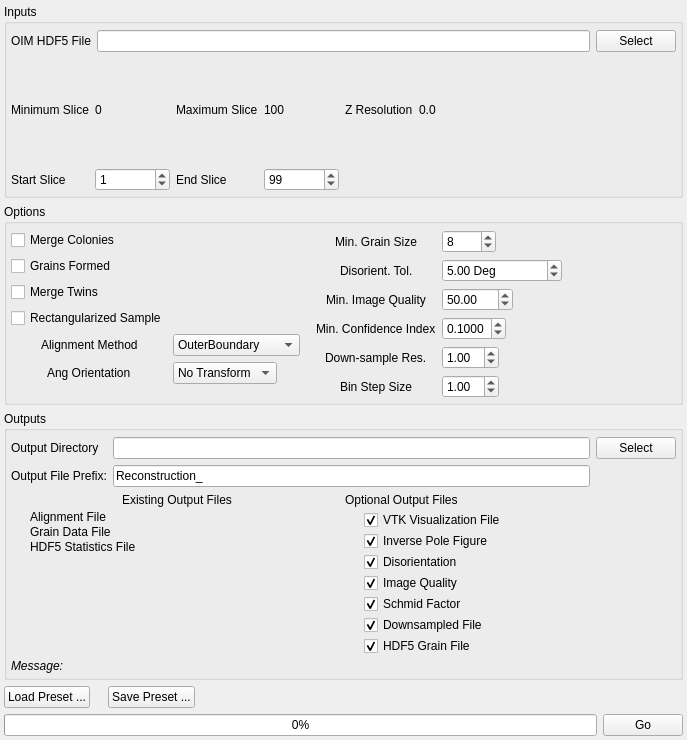
<?xml version="1.0" encoding="UTF-8"?>
<ui version="4.0">
 <class>ReconstructionWidget</class>
 <widget class="QWidget" name="ReconstructionWidget">
  <property name="geometry">
   <rect>
    <x>0</x>
    <y>0</y>
    <width>687</width>
    <height>740</height>
   </rect>
  </property>
  <property name="sizePolicy">
   <sizepolicy hsizetype="Expanding" vsizetype="Expanding">
    <horstretch>0</horstretch>
    <verstretch>0</verstretch>
   </sizepolicy>
  </property>
  <property name="windowTitle">
   <string>Form</string>
  </property>
  <layout class="QVBoxLayout" name="verticalLayout_2">
   <property name="margin">
    <number>4</number>
   </property>
   <item>
    <widget class="QGroupBox" name="groupBox_3">
     <property name="title">
      <string>Inputs</string>
     </property>
     <layout class="QVBoxLayout" name="verticalLayout_3">
      <property name="spacing">
       <number>6</number>
      </property>
      <property name="leftMargin">
       <number>4</number>
      </property>
      <property name="topMargin">
       <number>6</number>
      </property>
      <property name="rightMargin">
       <number>4</number>
      </property>
      <property name="bottomMargin">
       <number>4</number>
      </property>
      <item>
       <layout class="QGridLayout" name="gridLayout_2">
        <item row="1" column="1">
         <widget class="QLabel" name="label">
          <property name="text">
           <string>OIM HDF5 File</string>
          </property>
         </widget>
        </item>
        <item row="1" column="2">
         <widget class="QLineEdit" name="m_H5InputFile"/>
        </item>
        <item row="1" column="3">
         <widget class="QPushButton" name="m_OIMH5Btn">
          <property name="text">
           <string>Select</string>
          </property>
         </widget>
        </item>
       </layout>
      </item>
      <item>
       <layout class="QGridLayout" name="gridLayout_3">
        <item row="1" column="0">
         <widget class="QLabel" name="label_5">
          <property name="text">
           <string>Start Slice</string>
          </property>
         </widget>
        </item>
        <item row="0" column="0">
         <widget class="QLabel" name="label_7">
          <property name="text">
           <string>Minimum Slice</string>
          </property>
         </widget>
        </item>
        <item row="0" column="1">
         <widget class="QLabel" name="m_ZMin">
          <property name="text">
           <string>0</string>
          </property>
         </widget>
        </item>
        <item row="1" column="1">
         <widget class="QSpinBox" name="m_ZStartIndex">
          <property name="minimumSize">
           <size>
            <width>75</width>
            <height>0</height>
           </size>
          </property>
          <property name="maximum">
           <number>100000</number>
          </property>
          <property name="value">
           <number>1</number>
          </property>
         </widget>
        </item>
        <item row="0" column="6" rowspan="2">
         <spacer name="horizontalSpacer_2">
          <property name="orientation">
           <enum>Qt::Horizontal</enum>
          </property>
          <property name="sizeHint" stdset="0">
           <size>
            <width>40</width>
            <height>20</height>
           </size>
          </property>
         </spacer>
        </item>
        <item row="0" column="2">
         <widget class="QLabel" name="label_54">
          <property name="text">
           <string>Maximum Slice</string>
          </property>
         </widget>
        </item>
        <item row="1" column="2">
         <widget class="QLabel" name="label_6">
          <property name="text">
           <string>End Slice</string>
          </property>
         </widget>
        </item>
        <item row="0" column="3">
         <widget class="QLabel" name="m_ZMax">
          <property name="text">
           <string>100</string>
          </property>
         </widget>
        </item>
        <item row="1" column="3">
         <widget class="QSpinBox" name="m_ZEndIndex">
          <property name="minimumSize">
           <size>
            <width>75</width>
            <height>0</height>
           </size>
          </property>
          <property name="maximum">
           <number>1000000</number>
          </property>
          <property name="value">
           <number>99</number>
          </property>
         </widget>
        </item>
        <item row="0" column="4">
         <widget class="QLabel" name="m_ZMax_2">
          <property name="text">
           <string>Z Resolution</string>
          </property>
         </widget>
        </item>
        <item row="0" column="5">
         <widget class="QLabel" name="m_ZRes">
          <property name="text">
           <string>0.0</string>
          </property>
         </widget>
        </item>
       </layout>
      </item>
     </layout>
    </widget>
   </item>
   <item>
    <widget class="QGroupBox" name="groupBox_2">
     <property name="title">
      <string>Options</string>
     </property>
     <layout class="QVBoxLayout" name="verticalLayout_6">
      <property name="spacing">
       <number>6</number>
      </property>
      <property name="leftMargin">
       <number>4</number>
      </property>
      <property name="topMargin">
       <number>6</number>
      </property>
      <property name="rightMargin">
       <number>4</number>
      </property>
      <property name="bottomMargin">
       <number>4</number>
      </property>
      <item>
       <layout class="QGridLayout" name="gridLayout_12">
        <item row="0" column="1" rowspan="6">
         <layout class="QFormLayout" name="formLayout_5">
          <property name="fieldGrowthPolicy">
           <enum>QFormLayout::FieldsStayAtSizeHint</enum>
          </property>
          <property name="labelAlignment">
           <set>Qt::AlignCenter</set>
          </property>
          <property name="horizontalSpacing">
           <number>6</number>
          </property>
          <property name="verticalSpacing">
           <number>6</number>
          </property>
          <property name="rightMargin">
           <number>10</number>
          </property>
          <item row="2" column="0">
           <widget class="QCheckBox" name="m_MergeColonies">
            <property name="text">
             <string>Merge Colonies</string>
            </property>
           </widget>
          </item>
          <item row="3" column="0">
           <widget class="QCheckBox" name="m_AlreadyFormed">
            <property name="text">
             <string>Grains Formed</string>
            </property>
           </widget>
          </item>
          <item row="4" column="0">
           <widget class="QCheckBox" name="m_MergeTwins">
            <property name="text">
             <string>Merge Twins</string>
            </property>
           </widget>
          </item>
          <item row="5" column="0">
           <widget class="QCheckBox" name="m_FillinSample">
            <property name="text">
             <string>Rectangularized Sample</string>
            </property>
           </widget>
          </item>
          <item row="6" column="0">
           <widget class="QLabel" name="label_34">
            <property name="text">
             <string>Alignment Method</string>
            </property>
           </widget>
          </item>
          <item row="6" column="1">
           <widget class="QComboBox" name="m_AlignMeth">
            <item>
             <property name="text">
              <string>OuterBoundary</string>
             </property>
            </item>
            <item>
             <property name="text">
              <string>Misorientation</string>
             </property>
            </item>
            <item>
             <property name="text">
              <string>MutualInformation</string>
             </property>
            </item>
           </widget>
          </item>
          <item row="7" column="0">
           <widget class="QLabel" name="label_3">
            <property name="text">
             <string>Ang Orientation</string>
            </property>
           </widget>
          </item>
          <item row="7" column="1">
           <widget class="QComboBox" name="m_Orientation">
            <property name="currentIndex">
             <number>4</number>
            </property>
            <item>
             <property name="text">
              <string>Upper Right</string>
             </property>
            </item>
            <item>
             <property name="text">
              <string>Upper Left</string>
             </property>
            </item>
            <item>
             <property name="text">
              <string>Lower Left</string>
             </property>
            </item>
            <item>
             <property name="text">
              <string>Lower Right</string>
             </property>
            </item>
            <item>
             <property name="text">
              <string>No Transform</string>
             </property>
            </item>
           </widget>
          </item>
         </layout>
        </item>
        <item row="0" column="3" rowspan="6">
         <spacer name="horizontalSpacer">
          <property name="orientation">
           <enum>Qt::Horizontal</enum>
          </property>
          <property name="sizeHint" stdset="0">
           <size>
            <width>40</width>
            <height>20</height>
           </size>
          </property>
         </spacer>
        </item>
        <item row="0" column="2" rowspan="6">
         <layout class="QFormLayout" name="formLayout_3">
          <property name="fieldGrowthPolicy">
           <enum>QFormLayout::ExpandingFieldsGrow</enum>
          </property>
          <property name="labelAlignment">
           <set>Qt::AlignCenter</set>
          </property>
          <property name="horizontalSpacing">
           <number>6</number>
          </property>
          <property name="verticalSpacing">
           <number>6</number>
          </property>
          <property name="rightMargin">
           <number>10</number>
          </property>
          <item row="2" column="1">
           <widget class="QDoubleSpinBox" name="m_MisOrientationTolerance">
            <property name="minimumSize">
             <size>
              <width>120</width>
              <height>0</height>
             </size>
            </property>
            <property name="suffix">
             <string> Deg</string>
            </property>
            <property name="decimals">
             <number>2</number>
            </property>
            <property name="maximum">
             <double>180.000000000000000</double>
            </property>
            <property name="singleStep">
             <double>1.000000000000000</double>
            </property>
            <property name="value">
             <double>5.000000000000000</double>
            </property>
           </widget>
          </item>
          <item row="4" column="1">
           <widget class="QDoubleSpinBox" name="m_MinConfidence">
            <property name="decimals">
             <number>4</number>
            </property>
            <property name="maximum">
             <double>1.000000000000000</double>
            </property>
            <property name="singleStep">
             <double>0.100000000000000</double>
            </property>
            <property name="value">
             <double>0.100000000000000</double>
            </property>
           </widget>
          </item>
          <item row="5" column="1">
           <widget class="QDoubleSpinBox" name="m_DownSampleFactor">
            <property name="value">
             <double>1.000000000000000</double>
            </property>
           </widget>
          </item>
          <item row="6" column="1">
           <widget class="QDoubleSpinBox" name="m_BinStepSize">
            <property name="value">
             <double>1.000000000000000</double>
            </property>
           </widget>
          </item>
          <item row="2" column="0">
           <widget class="QLabel" name="label_10">
            <property name="text">
             <string>Disorient. Tol.</string>
            </property>
           </widget>
          </item>
          <item row="4" column="0">
           <widget class="QLabel" name="label_9">
            <property name="text">
             <string>Min. Confidence Index</string>
            </property>
           </widget>
          </item>
          <item row="5" column="0">
           <widget class="QLabel" name="label_46">
            <property name="text">
             <string>Down-sample Res.</string>
            </property>
           </widget>
          </item>
          <item row="6" column="0">
           <widget class="QLabel" name="label_59">
            <property name="text">
             <string>Bin Step Size</string>
            </property>
           </widget>
          </item>
          <item row="3" column="0">
           <widget class="QLabel" name="label_31">
            <property name="text">
             <string>Min. Image Quality</string>
            </property>
           </widget>
          </item>
          <item row="1" column="0">
           <widget class="QLabel" name="label_8">
            <property name="text">
             <string>Min. Grain Size</string>
            </property>
           </widget>
          </item>
          <item row="3" column="1">
           <widget class="QDoubleSpinBox" name="m_MinImageQuality">
            <property name="maximum">
             <double>5000.000000000000000</double>
            </property>
            <property name="singleStep">
             <double>10.000000000000000</double>
            </property>
            <property name="value">
             <double>50.000000000000000</double>
            </property>
           </widget>
          </item>
          <item row="1" column="1">
           <widget class="QSpinBox" name="m_MinAllowedGrainSize">
            <property name="minimum">
             <number>1</number>
            </property>
            <property name="maximum">
             <number>1000</number>
            </property>
            <property name="value">
             <number>8</number>
            </property>
           </widget>
          </item>
         </layout>
        </item>
       </layout>
      </item>
     </layout>
    </widget>
   </item>
   <item>
    <widget class="QGroupBox" name="groupBox">
     <property name="title">
      <string>Outputs</string>
     </property>
     <layout class="QVBoxLayout" name="verticalLayout">
      <property name="spacing">
       <number>6</number>
      </property>
      <property name="leftMargin">
       <number>4</number>
      </property>
      <property name="topMargin">
       <number>6</number>
      </property>
      <property name="rightMargin">
       <number>4</number>
      </property>
      <property name="bottomMargin">
       <number>4</number>
      </property>
      <item>
       <layout class="QGridLayout" name="gridLayout">
        <item row="0" column="0">
         <widget class="QLabel" name="label_2">
          <property name="text">
           <string>Output Directory</string>
          </property>
         </widget>
        </item>
        <item row="0" column="1">
         <widget class="QLineEdit" name="m_OutputDir"/>
        </item>
        <item row="0" column="2">
         <widget class="QPushButton" name="m_OutputDirBtn">
          <property name="text">
           <string>Select</string>
          </property>
         </widget>
        </item>
        <item row="1" column="0">
         <widget class="QLabel" name="label_4">
          <property name="text">
           <string>Output File Prefix:</string>
          </property>
         </widget>
        </item>
        <item row="1" column="1">
         <widget class="QLineEdit" name="m_OutputFilePrefix">
          <property name="text">
           <string>Reconstruction_</string>
          </property>
         </widget>
        </item>
       </layout>
      </item>
      <item>
       <layout class="QGridLayout" name="gridLayout_4">
        <property name="horizontalSpacing">
         <number>2</number>
        </property>
        <property name="verticalSpacing">
         <number>3</number>
        </property>
        <item row="0" column="0">
         <widget class="QLabel" name="label_12">
          <property name="text">
           <string>Existing Output Files</string>
          </property>
          <property name="alignment">
           <set>Qt::AlignCenter</set>
          </property>
         </widget>
        </item>
        <item row="1" column="0">
         <layout class="QFormLayout" name="formLayout_2">
          <property name="fieldGrowthPolicy">
           <enum>QFormLayout::FieldsStayAtSizeHint</enum>
          </property>
          <property name="labelAlignment">
           <set>Qt::AlignCenter</set>
          </property>
          <property name="horizontalSpacing">
           <number>12</number>
          </property>
          <property name="verticalSpacing">
           <number>1</number>
          </property>
          <item row="1" column="0">
           <widget class="QLabel" name="m_AlignmentFileIcon">
            <property name="text">
             <string/>
            </property>
            <property name="pixmap">
             <pixmap resource="../../../../Resources/icons/images/Icons.qrc">:/Delete-16x16.png</pixmap>
            </property>
           </widget>
          </item>
          <item row="1" column="1">
           <widget class="QLabel" name="m_AlignmentFile">
            <property name="text">
             <string>Alignment File</string>
            </property>
           </widget>
          </item>
          <item row="2" column="0">
           <widget class="QLabel" name="m_GrainDataFileIcon">
            <property name="text">
             <string/>
            </property>
            <property name="pixmap">
             <pixmap resource="../../../../Resources/icons/images/Icons.qrc">:/Delete-16x16.png</pixmap>
            </property>
           </widget>
          </item>
          <item row="2" column="1">
           <widget class="QLabel" name="m_GrainDataFile">
            <property name="text">
             <string>Grain Data File</string>
            </property>
           </widget>
          </item>
          <item row="4" column="0">
           <widget class="QLabel" name="m_H5StatisticsFileIcon">
            <property name="text">
             <string/>
            </property>
            <property name="pixmap">
             <pixmap resource="../../../../Resources/icons/images/Icons.qrc">:/Delete-16x16.png</pixmap>
            </property>
           </widget>
          </item>
          <item row="4" column="1">
           <widget class="QLabel" name="m_H5StatisticsFile">
            <property name="text">
             <string>HDF5 Statistics File</string>
            </property>
           </widget>
          </item>
         </layout>
        </item>
        <item row="1" column="1">
         <layout class="QFormLayout" name="formLayout">
          <property name="fieldGrowthPolicy">
           <enum>QFormLayout::FieldsStayAtSizeHint</enum>
          </property>
          <property name="labelAlignment">
           <set>Qt::AlignCenter</set>
          </property>
          <property name="formAlignment">
           <set>Qt::AlignLeading|Qt::AlignLeft|Qt::AlignTop</set>
          </property>
          <property name="horizontalSpacing">
           <number>12</number>
          </property>
          <property name="verticalSpacing">
           <number>1</number>
          </property>
          <item row="1" column="0">
           <widget class="QLabel" name="m_VisualizationVizFileIcon">
            <property name="text">
             <string/>
            </property>
            <property name="pixmap">
             <pixmap resource="../../../../Resources/icons/images/Icons.qrc">:/Delete-16x16.png</pixmap>
            </property>
           </widget>
          </item>
          <item row="2" column="0">
           <widget class="QLabel" name="m_IPFVizFileIcon">
            <property name="text">
             <string/>
            </property>
            <property name="pixmap">
             <pixmap resource="../../../../Resources/icons/images/Icons.qrc">:/Delete-16x16.png</pixmap>
            </property>
           </widget>
          </item>
          <item row="2" column="1">
           <widget class="QCheckBox" name="m_IPFVizFile">
            <property name="text">
             <string>Inverse Pole Figure</string>
            </property>
            <property name="checked">
             <bool>true</bool>
            </property>
           </widget>
          </item>
          <item row="3" column="0">
           <widget class="QLabel" name="m_DisorientationVizFileIcon">
            <property name="text">
             <string/>
            </property>
            <property name="pixmap">
             <pixmap resource="../../../../Resources/icons/images/Icons.qrc">:/Delete-16x16.png</pixmap>
            </property>
           </widget>
          </item>
          <item row="3" column="1">
           <widget class="QCheckBox" name="m_DisorientationVizFile">
            <property name="text">
             <string>Disorientation</string>
            </property>
            <property name="checked">
             <bool>true</bool>
            </property>
           </widget>
          </item>
          <item row="4" column="0">
           <widget class="QLabel" name="m_ImageQualityVizFileIcon">
            <property name="text">
             <string/>
            </property>
            <property name="pixmap">
             <pixmap resource="../../../../Resources/icons/images/Icons.qrc">:/Delete-16x16.png</pixmap>
            </property>
           </widget>
          </item>
          <item row="4" column="1">
           <widget class="QCheckBox" name="m_ImageQualityVizFile">
            <property name="text">
             <string>Image Quality</string>
            </property>
            <property name="checked">
             <bool>true</bool>
            </property>
           </widget>
          </item>
          <item row="5" column="0">
           <widget class="QLabel" name="m_SchmidFactorVizFileIcon">
            <property name="text">
             <string/>
            </property>
            <property name="pixmap">
             <pixmap resource="../../../../Resources/icons/images/Icons.qrc">:/Delete-16x16.png</pixmap>
            </property>
           </widget>
          </item>
          <item row="5" column="1">
           <widget class="QCheckBox" name="m_SchmidFactorVizFile">
            <property name="text">
             <string>Schmid Factor</string>
            </property>
            <property name="checked">
             <bool>true</bool>
            </property>
           </widget>
          </item>
          <item row="1" column="1">
           <widget class="QCheckBox" name="m_VisualizationVizFile">
            <property name="text">
             <string>VTK Visualization File</string>
            </property>
            <property name="checked">
             <bool>true</bool>
            </property>
           </widget>
          </item>
          <item row="7" column="1">
           <widget class="QCheckBox" name="m_HDF5GrainFile">
            <property name="text">
             <string>HDF5 Grain File</string>
            </property>
            <property name="checked">
             <bool>true</bool>
            </property>
           </widget>
          </item>
          <item row="7" column="0">
           <widget class="QLabel" name="m_HDF5GrainFileIcon">
            <property name="text">
             <string/>
            </property>
            <property name="pixmap">
             <pixmap resource="../../../../Resources/icons/images/Icons.qrc">:/Delete-16x16.png</pixmap>
            </property>
           </widget>
          </item>
          <item row="6" column="1">
           <widget class="QCheckBox" name="m_DownSampledVizFile">
            <property name="text">
             <string>Downsampled File</string>
            </property>
            <property name="checked">
             <bool>true</bool>
            </property>
           </widget>
          </item>
          <item row="6" column="0">
           <widget class="QLabel" name="m_DownSampledVizFileIcon">
            <property name="text">
             <string/>
            </property>
            <property name="pixmap">
             <pixmap resource="../../../../Resources/icons/images/Icons.qrc">:/Delete-16x16.png</pixmap>
            </property>
           </widget>
          </item>
         </layout>
        </item>
        <item row="2" column="0" colspan="2">
         <widget class="QLabel" name="messageLabel">
          <property name="font">
           <font>
            <italic>true</italic>
           </font>
          </property>
          <property name="text">
           <string>Message:</string>
          </property>
          <property name="wordWrap">
           <bool>true</bool>
          </property>
          <property name="margin">
           <number>3</number>
          </property>
         </widget>
        </item>
        <item row="0" column="1">
         <widget class="QLabel" name="label_60">
          <property name="text">
           <string>Optional Output Files</string>
          </property>
         </widget>
        </item>
       </layout>
      </item>
     </layout>
    </widget>
   </item>
   <item>
    <layout class="QHBoxLayout" name="horizontalLayout_16">
     <item>
      <widget class="QPushButton" name="m_LoadSettingsBtn">
       <property name="text">
        <string>Load Preset ...</string>
       </property>
      </widget>
     </item>
     <item>
      <spacer name="horizontalSpacer_14">
       <property name="orientation">
        <enum>Qt::Horizontal</enum>
       </property>
       <property name="sizeType">
        <enum>QSizePolicy::Fixed</enum>
       </property>
       <property name="sizeHint" stdset="0">
        <size>
         <width>12</width>
         <height>20</height>
        </size>
       </property>
      </spacer>
     </item>
     <item>
      <widget class="QPushButton" name="m_SaveSettingsBtn">
       <property name="text">
        <string>Save Preset ...</string>
       </property>
      </widget>
     </item>
     <item>
      <spacer name="horizontalSpacer_15">
       <property name="orientation">
        <enum>Qt::Horizontal</enum>
       </property>
       <property name="sizeHint" stdset="0">
        <size>
         <width>40</width>
         <height>20</height>
        </size>
       </property>
      </spacer>
     </item>
    </layout>
   </item>
   <item>
    <layout class="QHBoxLayout" name="horizontalLayout_5">
     <item>
      <widget class="QProgressBar" name="progressBar">
       <property name="value">
        <number>0</number>
       </property>
      </widget>
     </item>
     <item>
      <widget class="QPushButton" name="m_GoBtn">
       <property name="text">
        <string>Go</string>
       </property>
      </widget>
     </item>
    </layout>
   </item>
  </layout>
 </widget>
 <resources>
  <include location="../../../../Resources/icons/images/Icons.qrc"/>
  <include location="../../../../Resources/icons/images/Icons.qrc"/>
  <include location="../../../../Resources/icons/images/Icons.qrc"/>
 </resources>
 <connections/>
</ui>
